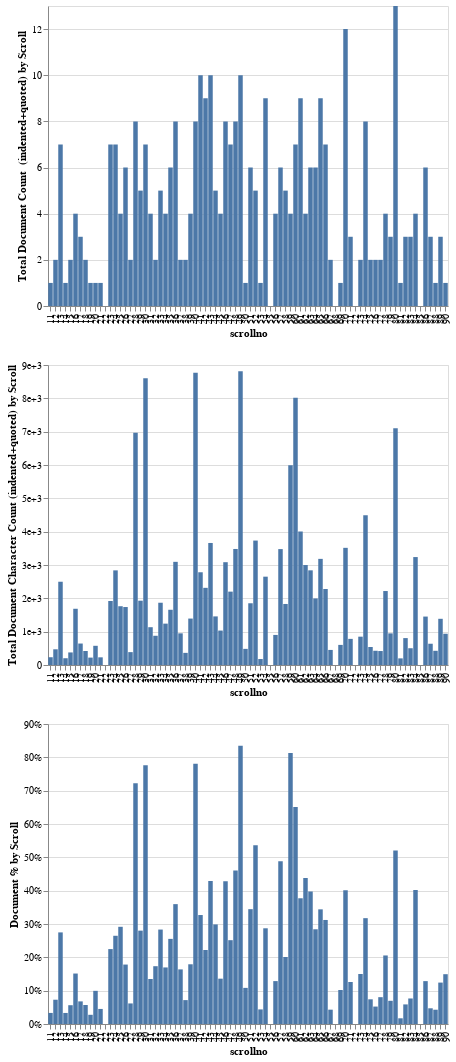

Write notebook code for a chart like this one.
### Code cell
chartDocsByScroll(dfBios, 'HouHanShu')

### Figure 1 — Vega-Lite specification as saved in the notebook (floating-point values rounded to 4 significant figures)
{"$schema": "https://vega.github.io/schema/vega-lite/v3.3.0.json", "config": {"mark": {"tooltip": null}, "view": {"height": 300, "width": 400}}, "datasets": {"data-2ef33579f4404590d9237991fb31cb23": [{"DocsChar": 233, "scrollno": 11}, {"DocsChar": 471, "scrollno": 12}, {"DocsChar": 2498, "scrollno": 13}, {"DocsChar": 203, "scrollno": 14}, {"DocsChar": 377, "scrollno": 15}, {"DocsChar": 1687, "scrollno": 16}, {"DocsChar": 644, "scrollno": 17}, {"DocsChar": 420, "scrollno": 18}, {"DocsChar": 222, "scrollno": 19}, {"DocsChar": 576, "scrollno": 20}, {"DocsChar": 230, "scrollno": 21}, {"DocsChar": 0, "scrollno": 22}, {"DocsChar": 1920, "scrollno": 23}, {"DocsChar": 2839, "scrollno": 24}, {"DocsChar": 1763, "scrollno": 25}, {"DocsChar": 1739, "scrollno": 26}, {"DocsChar": 386, "scrollno": 27}, {"DocsChar": 6968, "scrollno": 28}, {"DocsChar": 1929, "scrollno": 29}, {"DocsChar": 8604, "scrollno": 30}, {"DocsChar": 1134, "scrollno": 31}, {"DocsChar": 877, "scrollno": 32}, {"DocsChar": 1868, "scrollno": 33}, {"DocsChar": 1241, "scrollno": 34}, {"DocsChar": 1657, "scrollno": 35}, {"DocsChar": 3095, "scrollno": 36}, {"DocsChar": 950, "scrollno": 37}, {"DocsChar": 364, "scrollno": 38}, {"DocsChar": 1393, "scrollno": 39}, {"DocsChar": 8770, "scrollno": 40}, {"DocsChar": 2782, "scrollno": 41}, {"DocsChar": 2315, "scrollno": 42}, {"DocsChar": 3661, "scrollno": 43}, {"DocsChar": 1458, "scrollno": 44}, {"DocsChar": 1033, "scrollno": 45}, {"DocsChar": 3084, "scrollno": 46}, {"DocsChar": 2201, "scrollno": 47}, {"DocsChar": 3481, "scrollno": 48}, {"DocsChar": 8810, "scrollno": 49}, {"DocsChar": 484, "scrollno": 50}, {"DocsChar": 1852, "scrollno": 51}, {"DocsChar": 3733, "scrollno": 52}, {"DocsChar": 179, "scrollno": 53}, {"DocsChar": 2650, "scrollno": 54}, {"DocsChar": 0, "scrollno": 55}, {"DocsChar": 902, "scrollno": 56}, {"DocsChar": 3477, "scrollno": 57}, {"DocsChar": 1831, "scrollno": 58}, {"DocsChar": 5996, "scrollno": 59}, {"DocsChar": 8017, "scrollno": 60}, {"DocsChar": 4005, "scrollno": 61}, {"DocsChar": 2999, "scrollno": 62}, {"DocsChar": 2840, "scrollno": 63}, {"DocsChar": 1997, "scrollno": 64}, {"DocsChar": 3184, "scrollno": 65}, {"DocsChar": 2280, "scrollno": 66}, {"DocsChar": 452, "scrollno": 67}, {"DocsChar": 0, "scrollno": 68}, {"DocsChar": 603, "scrollno": 69}, {"DocsChar": 3515, "scrollno": 70}, {"DocsChar": 784, "scrollno": 71}, {"DocsChar": 0, "scrollno": 72}, {"DocsChar": 850, "scrollno": 73}, {"DocsChar": 4492, "scrollno": 74}, {"DocsChar": 540, "scrollno": 75}, {"DocsChar": 427, "scrollno": 76}, {"DocsChar": 419, "scrollno": 77}, {"DocsChar": 2219, "scrollno": 78}, {"DocsChar": 949, "scrollno": 79}, {"DocsChar": 7099, "scrollno": 80}, {"DocsChar": 199, "scrollno": 81}, {"DocsChar": 807, "scrollno": 82}, {"DocsChar": 503, "scrollno": 83}, {"DocsChar": 3238, "scrollno": 84}, {"DocsChar": 0, "scrollno": 85}, {"DocsChar": 1453, "scrollno": 86}, {"DocsChar": 638, "scrollno": 87}, {"DocsChar": 426, "scrollno": 88}, {"DocsChar": 1386, "scrollno": 89}, {"DocsChar": 938, "scrollno": 90}], "data-9490edec9fb2851a3210edf8eadf5932": [{"Docs": 1, "scrollno": 11}, {"Docs": 2, "scrollno": 12}, {"Docs": 7, "scrollno": 13}, {"Docs": 1, "scrollno": 14}, {"Docs": 2, "scrollno": 15}, {"Docs": 4, "scrollno": 16}, {"Docs": 3, "scrollno": 17}, {"Docs": 2, "scrollno": 18}, {"Docs": 1, "scrollno": 19}, {"Docs": 1, "scrollno": 20}, {"Docs": 1, "scrollno": 21}, {"Docs": 0, "scrollno": 22}, {"Docs": 7, "scrollno": 23}, {"Docs": 7, "scrollno": 24}, {"Docs": 4, "scrollno": 25}, {"Docs": 6, "scrollno": 26}, {"Docs": 2, "scrollno": 27}, {"Docs": 8, "scrollno": 28}, {"Docs": 5, "scrollno": 29}, {"Docs": 7, "scrollno": 30}, {"Docs": 4, "scrollno": 31}, {"Docs": 2, "scrollno": 32}, {"Docs": 5, "scrollno": 33}, {"Docs": 4, "scrollno": 34}, {"Docs": 6, "scrollno": 35}, {"Docs": 8, "scrollno": 36}, {"Docs": 2, "scrollno": 37}, {"Docs": 2, "scrollno": 38}, {"Docs": 4, "scrollno": 39}, {"Docs": 8, "scrollno": 40}, {"Docs": 10, "scrollno": 41}, {"Docs": 9, "scrollno": 42}, {"Docs": 10, "scrollno": 43}, {"Docs": 5, "scrollno": 44}, {"Docs": 4, "scrollno": 45}, {"Docs": 8, "scrollno": 46}, {"Docs": 7, "scrollno": 47}, {"Docs": 8, "scrollno": 48}, {"Docs": 10, "scrollno": 49}, {"Docs": 1, "scrollno": 50}, {"Docs": 6, "scrollno": 51}, {"Docs": 5, "scrollno": 52}, {"Docs": 1, "scrollno": 53}, {"Docs": 9, "scrollno": 54}, {"Docs": 0, "scrollno": 55}, {"Docs": 4, "scrollno": 56}, {"Docs": 6, "scrollno": 57}, {"Docs": 5, "scrollno": 58}, {"Docs": 4, "scrollno": 59}, {"Docs": 7, "scrollno": 60}, {"Docs": 9, "scrollno": 61}, {"Docs": 4, "scrollno": 62}, {"Docs": 6, "scrollno": 63}, {"Docs": 6, "scrollno": 64}, {"Docs": 9, "scrollno": 65}, {"Docs": 7, "scrollno": 66}, {"Docs": 2, "scrollno": 67}, {"Docs": 0, "scrollno": 68}, {"Docs": 1, "scrollno": 69}, {"Docs": 12, "scrollno": 70}, {"Docs": 3, "scrollno": 71}, {"Docs": 0, "scrollno": 72}, {"Docs": 2, "scrollno": 73}, {"Docs": 8, "scrollno": 74}, {"Docs": 2, "scrollno": 75}, {"Docs": 2, "scrollno": 76}, {"Docs": 2, "scrollno": 77}, {"Docs": 4, "scrollno": 78}, {"Docs": 3, "scrollno": 79}, {"Docs": 13, "scrollno": 80}, {"Docs": 1, "scrollno": 81}, {"Docs": 3, "scrollno": 82}, {"Docs": 3, "scrollno": 83}, {"Docs": 4, "scrollno": 84}, {"Docs": 0, "scrollno": 85}, {"Docs": 6, "scrollno": 86}, {"Docs": 3, "scrollno": 87}, {"Docs": 1, "scrollno": 88}, {"Docs": 3, "scrollno": 89}, {"Docs": 1, "scrollno": 90}], "data-9f143bac596f9b6d9e1c81077d33d115": [{"DocsPercentM": 0.03323, "scrollno": 11}, {"DocsPercentM": 0.07285, "scrollno": 12}, {"DocsPercentM": 0.2748, "scrollno": 13}, {"DocsPercentM": 0.03314, "scrollno": 14}, {"DocsPercentM": 0.05637, "scrollno": 15}, {"DocsPercentM": 0.1514, "scrollno": 16}, {"DocsPercentM": 0.06785, "scrollno": 17}, {"DocsPercentM": 0.05697, "scrollno": 18}, {"DocsPercentM": 0.02761, "scrollno": 19}, {"DocsPercentM": 0.09948, "scrollno": 20}, {"DocsPercentM": 0.04518, "scrollno": 21}, {"DocsPercentM": 0, "scrollno": 22}, {"DocsPercentM": 0.2247, "scrollno": 23}, {"DocsPercentM": 0.2647, "scrollno": 24}, {"DocsPercentM": 0.2916, "scrollno": 25}, {"DocsPercentM": 0.1783, "scrollno": 26}, {"DocsPercentM": 0.0617, "scrollno": 27}, {"DocsPercentM": 0.7223, "scrollno": 28}, {"DocsPercentM": 0.2801, "scrollno": 29}, {"DocsPercentM": 0.7761, "scrollno": 30}, {"DocsPercentM": 0.135, "scrollno": 31}, {"DocsPercentM": 0.1734, "scrollno": 32}, {"DocsPercentM": 0.2833, "scrollno": 33}, {"DocsPercentM": 0.1697, "scrollno": 34}, {"DocsPercentM": 0.2554, "scrollno": 35}, {"DocsPercentM": 0.3596, "scrollno": 36}, {"DocsPercentM": 0.1638, "scrollno": 37}, {"DocsPercentM": 0.07167, "scrollno": 38}, {"DocsPercentM": 0.1792, "scrollno": 39}, {"DocsPercentM": 0.7805, "scrollno": 40}, {"DocsPercentM": 0.3269, "scrollno": 41}, {"DocsPercentM": 0.222, "scrollno": 42}, {"DocsPercentM": 0.4292, "scrollno": 43}, {"DocsPercentM": 0.2988, "scrollno": 44}, {"DocsPercentM": 0.136, "scrollno": 45}, {"DocsPercentM": 0.4282, "scrollno": 46}, {"DocsPercentM": 0.2515, "scrollno": 47}, {"DocsPercentM": 0.4608, "scrollno": 48}, {"DocsPercentM": 0.8344, "scrollno": 49}, {"DocsPercentM": 0.1084, "scrollno": 50}, {"DocsPercentM": 0.3445, "scrollno": 51}, {"DocsPercentM": 0.5362, "scrollno": 52}, {"DocsPercentM": 0.04378, "scrollno": 53}, {"DocsPercentM": 0.2871, "scrollno": 54}, {"DocsPercentM": 0, "scrollno": 55}, {"DocsPercentM": 0.1287, "scrollno": 56}, {"DocsPercentM": 0.4881, "scrollno": 57}, {"DocsPercentM": 0.2011, "scrollno": 58}, {"DocsPercentM": 0.8128, "scrollno": 59}, {"DocsPercentM": 0.651, "scrollno": 60}, {"DocsPercentM": 0.3772, "scrollno": 61}, {"DocsPercentM": 0.438, "scrollno": 62}, {"DocsPercentM": 0.3973, "scrollno": 63}, {"DocsPercentM": 0.2842, "scrollno": 64}, {"DocsPercentM": 0.344, "scrollno": 65}, {"DocsPercentM": 0.3121, "scrollno": 66}, {"DocsPercentM": 0.04299, "scrollno": 67}, {"DocsPercentM": 0, "scrollno": 68}, {"DocsPercentM": 0.102, "scrollno": 69}, {"DocsPercentM": 0.4011, "scrollno": 70}, {"DocsPercentM": 0.126, "scrollno": 71}, {"DocsPercentM": 0, "scrollno": 72}, {"DocsPercentM": 0.15, "scrollno": 73}, {"DocsPercentM": 0.3175, "scrollno": 74}, {"DocsPercentM": 0.07406, "scrollno": 75}, {"DocsPercentM": 0.05232, "scrollno": 76}, {"DocsPercentM": 0.08047, "scrollno": 77}, {"DocsPercentM": 0.2056, "scrollno": 78}, {"DocsPercentM": 0.06962, "scrollno": 79}, {"DocsPercentM": 0.5206, "scrollno": 80}, {"DocsPercentM": 0.01709, "scrollno": 81}, {"DocsPercentM": 0.05878, "scrollno": 82}, {"DocsPercentM": 0.07658, "scrollno": 83}, {"DocsPercentM": 0.402, "scrollno": 84}, {"DocsPercentM": 0, "scrollno": 85}, {"DocsPercentM": 0.1286, "scrollno": 86}, {"DocsPercentM": 0.0471, "scrollno": 87}, {"DocsPercentM": 0.04285, "scrollno": 88}, {"DocsPercentM": 0.1242, "scrollno": 89}, {"DocsPercentM": 0.1494, "scrollno": 90}]}, "vconcat": [{"data": {"name": "data-9490edec9fb2851a3210edf8eadf5932"}, "encoding": {"x": {"field": "scrollno", "type": "ordinal"}, "y": {"axis": {"format": "", "title": "Total Document Count \n(indented+quoted) by Scroll"}, "field": "Docs", "type": "quantitative"}}, "mark": "bar"}, {"data": {"name": "data-2ef33579f4404590d9237991fb31cb23"}, "encoding": {"x": {"field": "scrollno", "type": "ordinal"}, "y": {"axis": {"format": "", "title": "Total Document Character Count (indented+quoted) by Scroll"}, "field": "DocsChar", "type": "quantitative"}}, "mark": "bar"}, {"data": {"name": "data-9f143bac596f9b6d9e1c81077d33d115"}, "encoding": {"x": {"field": "scrollno", "type": "ordinal"}, "y": {"axis": {"format": "%", "title": "Document % by Scroll"}, "field": "DocsPercentM", "type": "quantitative"}}, "mark": "bar"}]}
